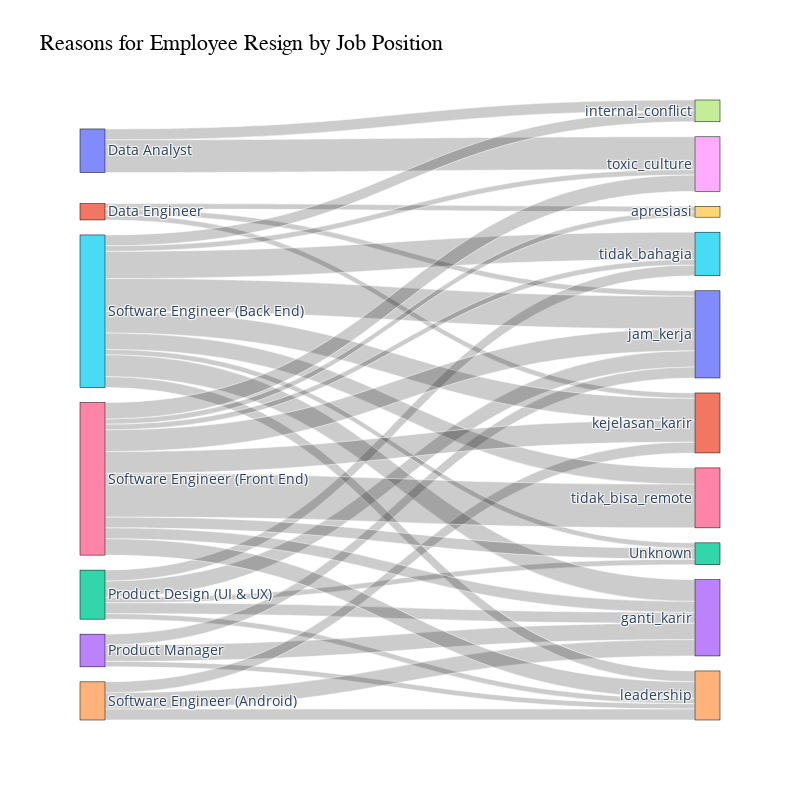

Write notebook code for a chart like this one.
### Markdown cell above
**Insight**:
Job Position with high resignation rate like DA, SE(Front End), Product Manager, etc.\n Needs to be reviewd and improved to reduce the resignation rate.

<!-- **Recommendation**:
1. Conduct Exit Interviews<br>Exit interviews provide valuable insights into compensation, workload, career development opportunities, and company culture – all potential factors influencing resignation. -->

### Code cell
jobres = data_eda1.groupby(['Pekerjaan', 'AlasanResign'])['Resign'].value_counts().reset_index(name='Total')

jobres = jobres[jobres['Resign']=='Yes']

# Create a dictionary to map unique values to integers for source and target
unique_jobs = jobres['Pekerjaan'].unique()
unique_reasons = jobres['AlasanResign'].unique()
label_list = list(unique_jobs) + list(unique_reasons)
label_dict = {label: index for index, label in enumerate(label_list)}

# Create source, target and values lists
source = jobres['Pekerjaan'].map(label_dict).values
target = jobres['AlasanResign'].map(label_dict).values
value = jobres['Total'].values

# Create the sankey chart
fig = go.Figure(data=[go.Sankey(
    node=dict(
        pad=15,
        thickness=25,
        line=dict(color='black', width=0.5),
        label=label_list,
        # color='red'
    ),
    link=dict(
        source=source,
        target=target,
        value=value,
        # color='blue',
        # hoverinfo='value',
        line=dict(width=0.5, color='white')
    )
)])

fig.update_layout(
    title_text='Reasons for Employee Resign by Job Position',
    title_font=dict(
        family='serif',
        size=22,
        color='black'
    ),
    font_size=13.5,
    width=800,
    height=800 
)

fig.show()

### Figure 1 — Plotly figure (JSON) as saved in the notebook; plotly's stock layout.template omitted (floating-point values rounded to 4 significant figures)
{"data": [{"link": {"line": {"color": "white", "width": 0.5}, "source": [0, 0, 1, 1, 1, 2, 2, 2, 2, 2, 3, 3, 3, 4, 4, 4, 5, 5, 5, 5, 5, 5, 5, 5, 5, 6, 6, 6, 6, 6, 6, 6, 6, 6], "target": [7, 8, 9, 10, 11, 12, 13, 10, 14, 15, 13, 10, 14, 13, 11, 14, 12, 13, 7, 10, 11, 14, 15, 16, 8, 12, 9, 13, 10, 11, 14, 15, 16, 8], "value": [2, 6, 1, 1, 1, 1, 2, 3, 1, 2, 3, 2, 1, 3, 2, 2, 1, 4, 2, 6, 4, 2, 5, 3, 1, 2, 1, 2, 4, 4, 3, 1, 8, 3]}, "node": {"label": ["Data Analyst", "Data Engineer", "Product Design (UI & UX)", "Product Manager", "Software Engineer (Android)", "Software Engineer (Back End)", "Software Engineer (Front End)", "internal_conflict", "toxic_culture", "apresiasi", "jam_kerja", "kejelasan_karir", "Unknown", "ganti_karir", "leadership", "tidak_bahagia", "tidak_bisa_remote"], "line": {"color": "black", "width": 0.5}, "pad": 15, "thickness": 25}, "type": "sankey"}], "layout": {"font": {"size": 13.5}, "height": 800, "title": {"font": {"color": "black", "family": "serif", "size": 22}, "text": "Reasons for Employee Resign by Job Position"}, "width": 800}}
